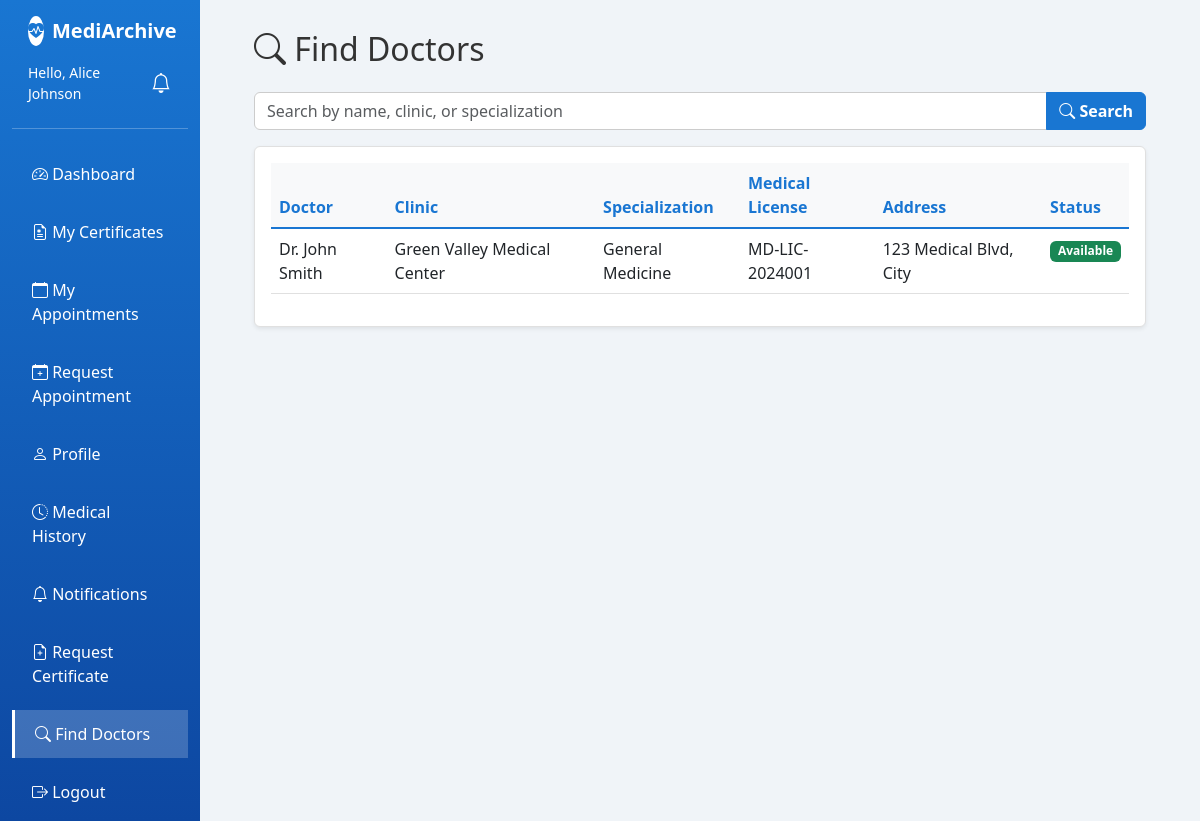
Screenshot of /views/find_doctors.php (signed in) with the database file from the repository.
### tables this page shows
CREATE TABLE IF NOT EXISTS clinics (
    id INT PRIMARY KEY AUTO_INCREMENT,
    user_id INT NOT NULL,
    clinic_name VARCHAR(100) NOT NULL,
    license_number VARCHAR(50),
    medical_license VARCHAR(100) NOT NULL,
    specialization VARCHAR(100) NOT NULL,
    address TEXT,
    contact_phone VARCHAR(20),
    is_available BOOLEAN DEFAULT TRUE,
    available_from TIME DEFAULT '09:00:00',
    available_to TIME DEFAULT '17:00:00',
    created_at TIMESTAMP DEFAULT CURRENT_TIMESTAMP,
    FOREIGN KEY (user_id) REFERENCES users(id) ON DELETE CASCADE,
    INDEX idx_user_id (user_id),
    INDEX idx_specialization (specialization),
    INDEX idx_is_available (is_available)
);

CREATE TABLE IF NOT EXISTS users (
    id INT PRIMARY KEY AUTO_INCREMENT,
    username VARCHAR(50) UNIQUE NOT NULL,
    email VARCHAR(100) UNIQUE NOT NULL,
    password VARCHAR(255) NOT NULL,
    full_name VARCHAR(100) NOT NULL,
    role ENUM('clinic_admin', 'patient') NOT NULL DEFAULT 'patient',
    phone VARCHAR(20),
    created_at TIMESTAMP DEFAULT CURRENT_TIMESTAMP,
    INDEX idx_username (username),
    INDEX idx_email (email)
);

### includes/Database.php (called while the page is built, shortened)
<?php
class Database {
    private static $instance = null;
    private $pdo;
    private function __construct()
    {
        $dsn = sprintf('mysql:host=%s;dbname=%s;charset=utf8mb4', DB_HOST, DB_NAME);
        $options = [
            PDO::ATTR_ERRMODE => PDO::ERRMODE_EXCEPTION,
            PDO::ATTR_DEFAULT_FETCH_MODE => PDO::FETCH_ASSOC,
            PDO::ATTR_EMULATE_PREPARES => false,
        ];
        $this->pdo = new PDO($dsn, DB_USER, DB_PASS, $options);
    }
    public static function getInstance()
    {
        if (self::$instance === null) {
            self::$instance = new Database();
        }
        return self::$instance;
    }
    public function fetchAll($sql, array $params = [])
    {
        $stmt = $this->pdo->prepare($sql);
        $stmt->execute($params);
        return $stmt->fetchAll();
    }
}
?>

### includes/bootstrap.php (called while the page is built, shortened)
<?php
require_once __DIR__ . '/Database.php';
function DB()
{
    return Database::getInstance();
}

### views/find_doctors.php (the view, shortened to what this page needs)
<?php
$q = isset($_GET['q']) ? sanitizeInput($_GET['q']) : '';
if ($q) {
    $like = '%' . $q . '%';
    $sql = "SELECT c.*, u.full_name FROM clinics c JOIN users u ON c.user_id = u.id WHERE (c.clinic_name LIKE ? OR c.specialization LIKE ? OR u.full_name LIKE ?) ORDER BY c.is_available DESC, c.clinic_name";
    $doctors = DB()->fetchAll($sql, [$like, $like, $like]);
} else {
    $sql = "SELECT c.*, u.full_name FROM clinics c JOIN users u ON c.user_id = u.id ORDER BY c.is_available DESC, c.clinic_name";
    $doctors = DB()->fetchAll($sql);
}
?>
<!DOCTYPE html>
<html lang="en">
<head>
<link href="https://cdn.jsdelivr.net/npm/bootstrap@5.3.0/dist/css/bootstrap.min.css" rel="stylesheet">
<link rel="stylesheet" href="https://cdn.jsdelivr.net/npm/bootstrap-icons@1.10.0/font/bootstrap-icons.css">
</head>
<body>
<div class="container-fluid">
    <div class="row">
        <?php include 'includes/sidebar.php'; ?>
        <main class="col-md-9 ms-sm-auto col-lg-10 px-md-4">
            <div class="main-content">
                <h2 class="mb-4"><i class="bi bi-search"></i> Find Doctors</h2>
                <form class="mb-3" method="GET">
                    <div class="input-group">
                        <input type="text" class="form-control" placeholder="Search by name, clinic, or specialization" name="q" value="<?php echo htmlspecialchars($q); ?>">
                        <button class="btn btn-primary" type="submit"><i class="bi bi-search"></i> Search</button>
                    </div>
                </form>
                <div class="card shadow-sm">
                    <div class="card-body">
                        <?php if (!empty($doctors)): ?>
                        <div class="table-responsive">
                            <table class="table table-hover">
                                <thead>
                                    <tr>
                                        <th>Doctor</th>
                                        <th>Clinic</th>
                                        <th>Specialization</th>
                                        <th>Medical License</th>
                                        <th>Address</th>
                                        <th>Status</th>
                                    </tr>
                                </thead>
                                <tbody>
                                    <?php foreach ($doctors as $doc): ?>
                                    <tr>
                                        <td><?php echo htmlspecialchars($doc['full_name']); ?></td>
                                        <td><?php echo htmlspecialchars($doc['clinic_name']); ?></td>
                                        <td><?php echo htmlspecialchars($doc['specialization']); ?></td>
                                        <td><?php echo htmlspecialchars($doc['medical_license'] ?? 'N/A'); ?></td>
                                        <td><?php echo htmlspecialchars($doc['address'] ?? 'N/A'); ?></td>
                                        <td>
                                            <span class="badge bg-<?php echo $doc['is_available'] ? 'success' : 'secondary'; ?>">
                                                <?php echo $doc['is_available'] ? 'Available' : 'Unavailable'; ?>
                                            </span>
                                        </td>
                                    </tr>
                                    <?php endforeach; ?>
                                </tbody>
                            </table>
                        </div>
                        <?php else: ?>
                        <p class="text-muted text-center py-5">No doctors found.</p>
                        <?php endif; ?>
                    </div>
                </div>
            </div>
        </main>
    </div>
</div>
</body>
</html>

### rows the page displays
clinics: user.full_name "Dr. John Smith", clinic_name "Green Valley Medical Center", specialization "General Medicine", medical_license "MD-LIC-2024001", address "123 Medical Blvd, City", is_available "Available"

### other values shown
$_SESSION['full_name'] "Alice Johnson"
